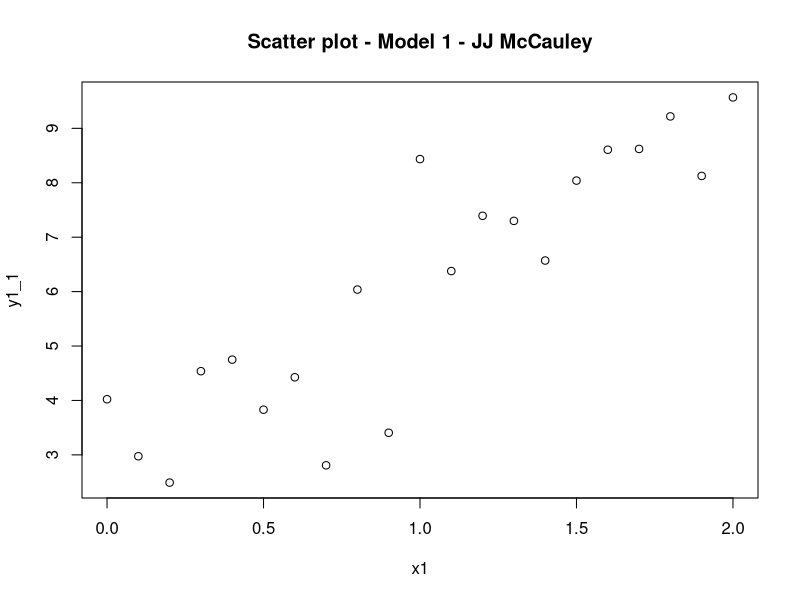
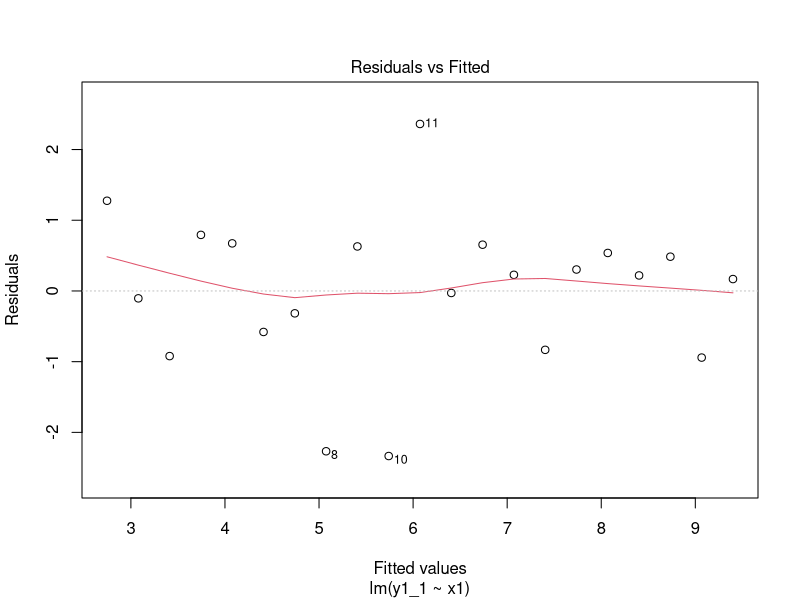
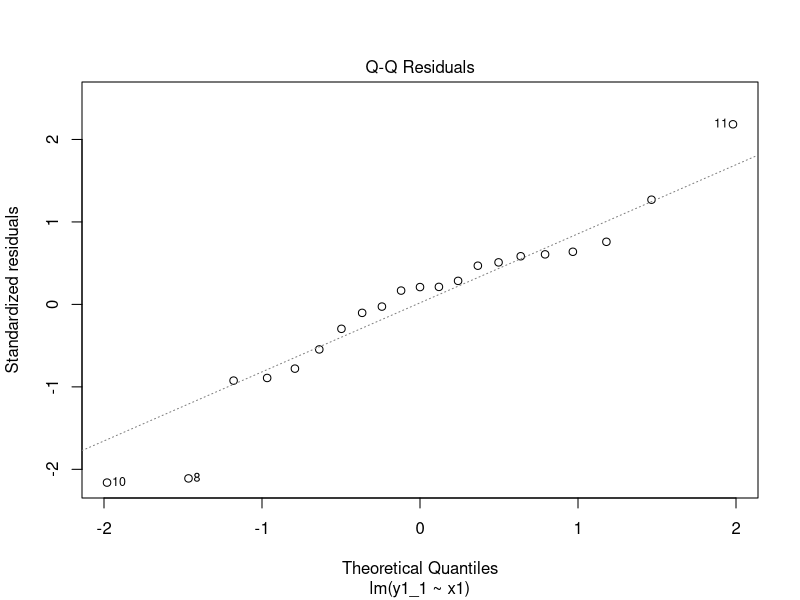
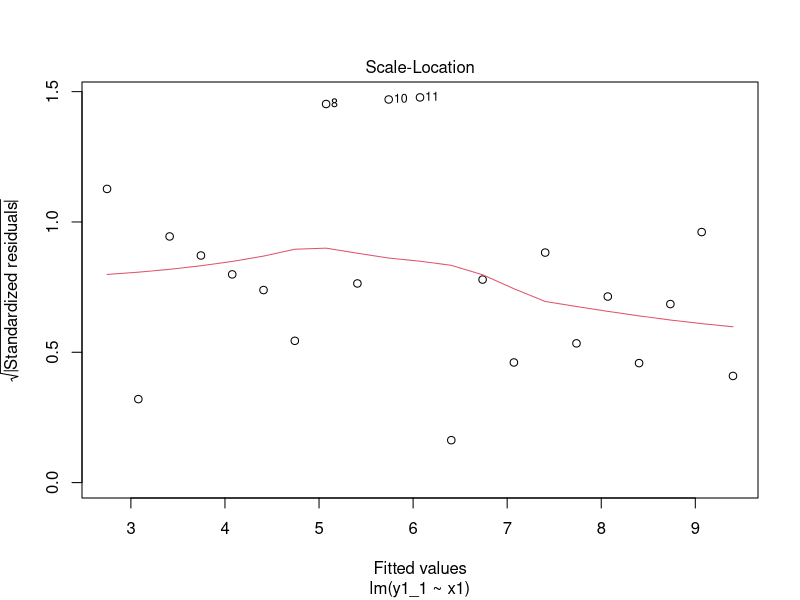
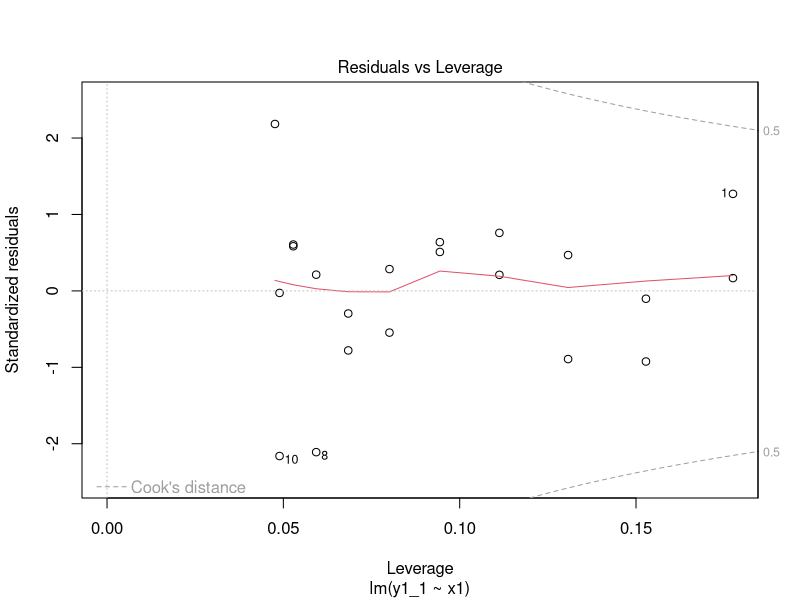
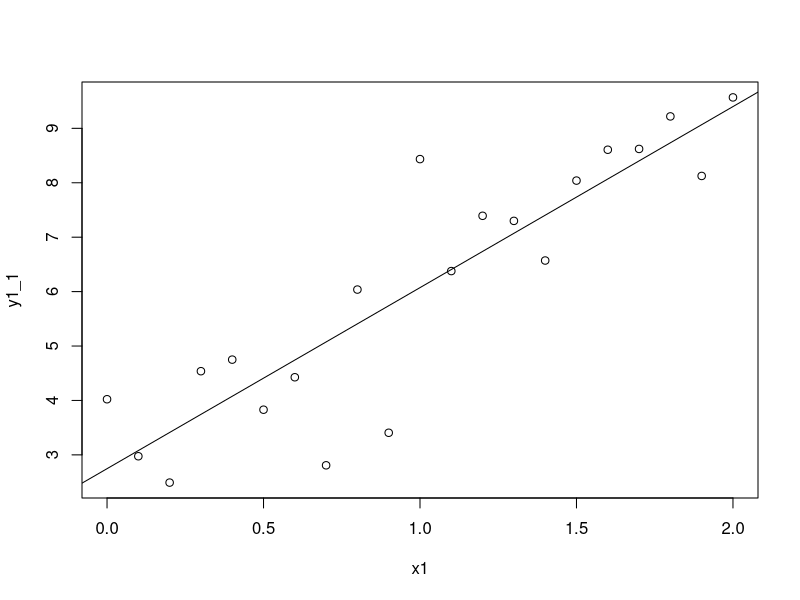
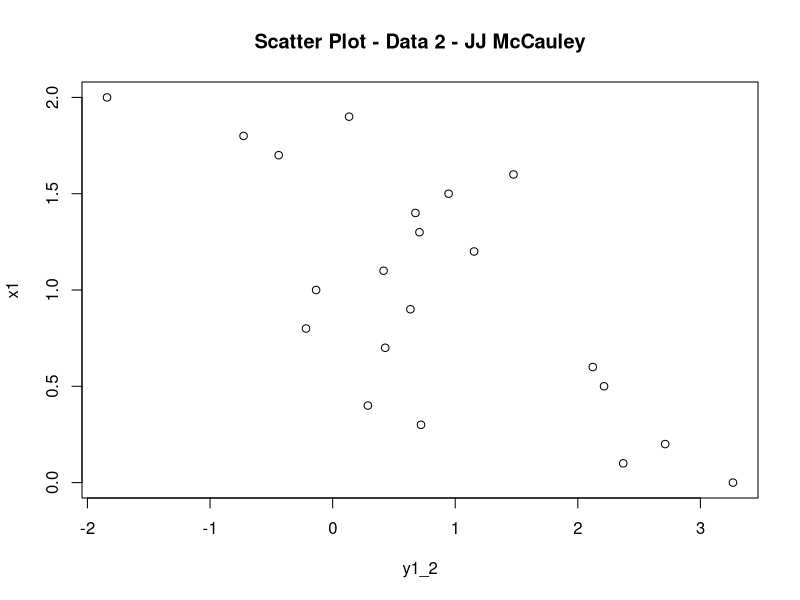
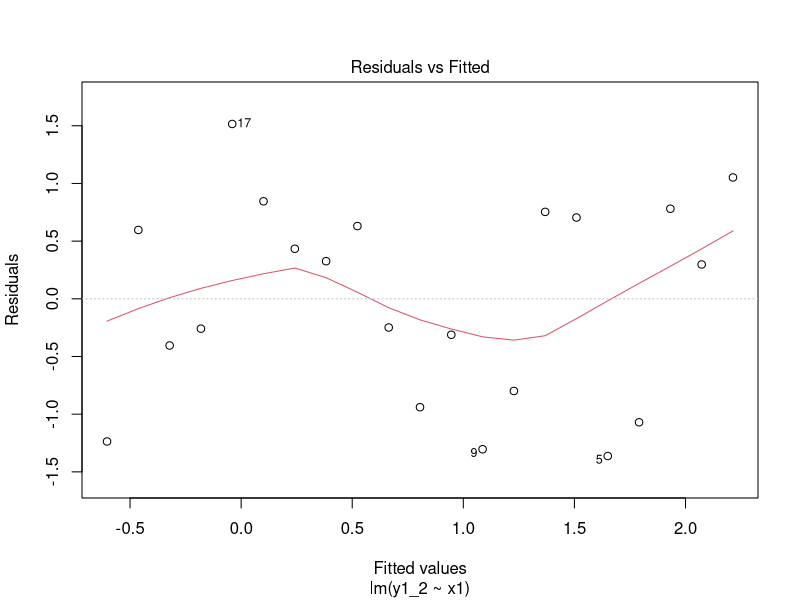

Source code (R) for these figures, in order:
## ---- chunk 1
knitr::opts_chunk$set(echo = TRUE, warning=FALSE,message=FALSE)

## ---- chunk 2
x1 <- seq(from=0,to=2,by=0.1)
x1
## ---- chunk 3
eps1 <- rnorm(21,0,1)
## ---- chunk 4
y1_1 <- 2+4*x1+eps1
## ---- chunk 5
plot(y1_1~x1)
title(main="Scatter plot - Model 1 - JJ McCauley")
## ---- chunk 6
mod1 <- lm(y1_1~x1) #Creating the Linear Regression Model

#Outputting the results
summary(mod1)
anova(mod1)

plot(mod1)
## ---- chunk 7
plot(y1_1~x1)
abline(mod1)
## ---- chunk 8
#Defining x1 and epsilon1 
x1 <- seq(from=0,to=2,by=0.1)
eps1 <- rnorm(21,0,1)

#Simulating y1
y1_2 <- 3-2*x1+eps1

#Obtaining the scatter plot of (x1,y1)
plot(y1_2, x1)
title(main="Scatter Plot - Data 2 - JJ McCauley")

#This plot shows a roughly negative linear pattern, so we may use linear regression
model2 <- lm(y1_2~x1)

#Showcasing the results
summary(model2)
anova(model2)
plot(model2)
title(main="Scatter Plot - Model - JJ McCauley")

#Plot the linear regression line on the original plot
plot(y1_2~x1)
title(main="Scatter Plot - Model v Data 2 - JJ McCauley")
abline(model2)
## ---- chunk 9
#Defining x2 and epsilon2 
x2 <- seq(from=0,to=2,by=0.1)
eps2 <- rnorm(21,0,1)

#Simulating y1
y1_3 <- 2+4*x2^3+eps2

#Obtaining the scatter plot of (x1,y1)
plot(y1_3, x1)
title(main="Scatter Plot - Data 3 - JJ McCauley")

#This plot shows a roughly negative linear pattern, so we may use linear regression
model3 <- lm(y1_3~x1)

#Showcasing the results
summary(model3)
anova(model3)
plot(model3)
title(main="Scatter Plot - Model 3 - JJ McCauley")

#Plot the linear regression line on the original plot
plot(y1_3~x1)
title(main="Scatter Plot - Model v Data 3 - JJ McCauley")
abline(model3)
## ---- chunk 10
eps_2 <- rlnorm(21,0,1)-exp(1/2)
hist(eps_2)
mean(eps_2)
## ---- chunk 11
#Defining x3 and epsilon3
x3 <- seq(from=0,to=2,by=0.1)
eps3 <- rnorm(21,0,1)

#Simulating y1
y1_4 <- 2+4*x3^3+eps_2

#Obtaining the scatter plot of (x1,y1)
plot(y1_4, x3)
title(main="Scatter Plot - Data 4 - JJ McCauley")

#This plot shows a roughly negative linear pattern, so we may use linear regression
model4 <- lm(y1_4~x3)

#Showcasing the results
summary(model4)
anova(model4)
plot(model4)
title(main="Scatter Plot - Model 4 - JJ McCauley")

#Plot the linear regression line on the original plot
plot(y1_4~x3)
title(main="Scatter Plot - Model v Data 4 - JJ McCauley")
abline(model4)
## ---- chunk 12
TestScore <- read.csv("TestScore.csv")
## ---- chunk 13
    #Looping through all of them, displaying their scatterplot
    for(x in colnames(TestScore)) {
      if(x != "CourseAverage") {
        plot(TestScore[[x]], TestScore[["CourseAverage"]], xlab=x, ylab="CourseAverage")
        title(main=paste(x, "vs. Course Average"))
      }
    }
## ---- chunk 14
    #Following the same for-loop structure, this taking making models of each and printing the results
    for(x in colnames(TestScore)) {
      if(x != "CourseAverage") {
        curModel <- lm(TestScore[["CourseAverage"]] ~ TestScore[[x]])
        print(x)
        print(summary(curModel))
        #print(anova(curModel))
        plot(TestScore[[x]], TestScore[["CourseAverage"]], xlab=x, ylab="CourseAverage")
        title(main=paste(x, "vs. Course Average"))
        abline(curModel)
      }
    }
## ---- chunk 15
    TestScore2<-subset(TestScore, FinalExam!=0)
## ---- chunk 16
    #Rerunning the model loop for the new testScores
    for(x in colnames(TestScore2)) {
      if(x != "CourseAverage") {
        curModel <- lm(TestScore2[["CourseAverage"]] ~ TestScore2[[x]])
        print(x)
        print(summary(curModel))
        #print(anova(curModel))
      }
    }
## ---- chunk 17
#Reading the CSV
FA <- read.csv("FA.csv")

#Creating each model and printing their summary
model_Y1 <- lm(FA[["Y1"]] ~ FA[["X"]])
print(summary(model_Y1))

model_Y2 <- lm(FA[["Y2"]] ~ FA[["X"]])
print(summary(model_Y2))

model_Y3 <- lm(FA[["Y3"]] ~ FA[["X"]])
print(summary(model_Y3))

model_Y4 <- lm(FA[["Y4"]] ~ FA[["X4"]])
print(summary(model_Y4))

#Creating plots of all sets
par(mfrow=c(2,2)) #setting up a 2x2 plotting layout

plot(FA[["X"]], FA[["Y1"]], xlab="Y1", ylab="X")
    title(main=paste("Y1 vs. X"))
    abline(model_Y1)
    
plot(FA[["X"]], FA[["Y2"]], xlab="Y2", ylab="X")
    title(main=paste("Y2 vs. X"))
    abline(model_Y2)

plot(FA[["X"]], FA[["Y3"]], xlab="Y3", ylab="X")
    title(main=paste("Y3 vs. X"))
    abline(model_Y3)
    
plot(FA[["X4"]], FA[["Y4"]], xlab="Y4", ylab="X4")
    title(main=paste("Y4 vs. X4"))
    abline(model_Y4)
